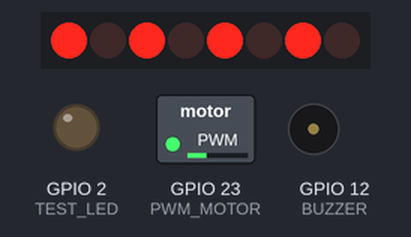
The sketch below on a simulated ESP32. Parts: 8 shift-register outputs drawn as a row of LEDs (first output left, lit = HIGH), switched loads named in the sketch (green lamp = pin HIGH), output pins drawn as LEDs (lit = HIGH), buzzer (waves = sounding, pin HIGH). Wiring (inferred from the names in the program): shift register (74HC595): data GPIO 25; shift clock GPIO 32; latch GPIO 33. Wiring (inferred from the signals the program sends): row of LEDs: on Q0, Q1, Q2, Q3, Q4, Q5, Q6, Q7. Pins used as bus, display or sensor lines are not drawn.

Above: at 2.4 s.
At 3.8 s:
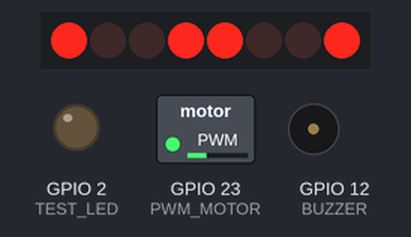
At 5.3 s:
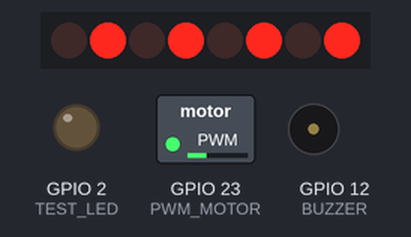
At 6.8 s:
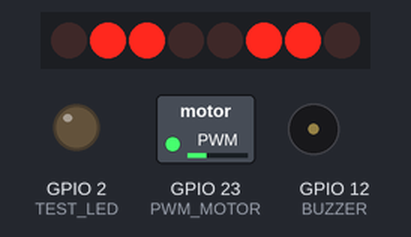
At 10.0 s:
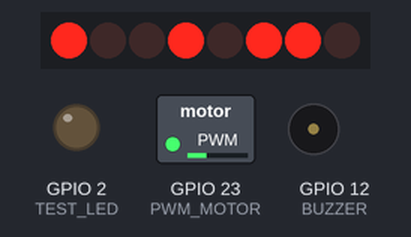
At 14.4 s:
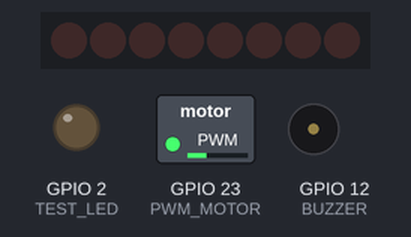
Timing chart, 0 to 17.2 s (numbered marks = the images above):
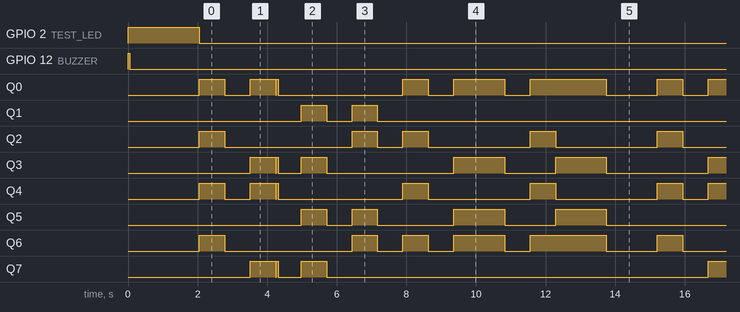

Measured:
- by itself, Q1: repeats every 13.2 s: LOW 0.73 s, HIGH 0.73 s, LOW 11.0 s, HIGH 0.73 s
- by itself, Q2: repeats every 13.2 s: LOW 3.7 s, HIGH 0.73 s, LOW 0.73 s, 2 × (HIGH 0.73 s, LOW 2.9 s), HIGH 0.73 s
- by itself, Q4: repeats every 13.2 s: LOW 0.73 s, HIGH 0.73 s, LOW 0.02 s, HIGH 0.06 s, LOW 3.6 s, 2 × (HIGH 0.73 s, LOW 2.9 s), HIGH 0.73 s
- by itself, Q5: repeats every 13.2 s: LOW 0.73 s, HIGH 0.73 s, LOW 2.2 s, HIGH 1.5 s, LOW 1.5 s, HIGH 1.5 s, LOW 4.4 s, HIGH 0.73 s
- by itself, Q6: repeats every 13.2 s: LOW 3.7 s, 2 × (HIGH 0.73 s, LOW 0.73 s), HIGH 1.5 s, LOW 0.73 s, HIGH 2.2 s, LOW 1.5 s, HIGH 0.73 s
- by itself, Q7: repeats every 13.2 s: LOW 0.02 s, HIGH 0.06 s, LOW 0.66 s, HIGH 0.73 s, LOW 11.0 s, HIGH 0.73 s
- by itself, Q3: repeats every 13.2 s: LOW 0.02 s, HIGH 0.06 s, LOW 0.66 s, HIGH 0.73 s, LOW 3.7 s, HIGH 1.5 s, LOW 1.5 s, HIGH 1.5 s, LOW 2.9 s, HIGH 0.73 s
- by itself, Q0: repeats every 13.2 s: LOW 0.73 s, HIGH 0.73 s, LOW 0.02 s, HIGH 0.06 s, LOW 3.6 s, HIGH 0.73 s, LOW 0.73 s, HIGH 1.5 s, LOW 0.73 s, HIGH 2.2 s, LOW 1.5 s, HIGH 0.73 s

The sketch:

secuencia_rotacion.ino
```cpp
// (licence header left out)
// Definición de pines
#define   M1_sensor   36
#define   M2_sensor   39
#define   M3_sensor   34
#define   M4_sensor   35

#define   PWM_MOTOR   23

#define   TEST_LED    2

#define   SCL_GYRO    22
#define   SDA_GYRO    21

#define   TX_RPI  17
#define   RX_RPI  16

#define   SHIFT   32
#define   LATCH   33
#define   DATA    25

#define   BUZZER  12

#define   EN1A    26
#define   EN1B    27
#define   EN2A    14
#define   EN2B    13
#define   EN3A    19
#define   EN3B    4
#define   EN4A    5
#define   EN4B    18

// Declaración de palabras claves
#define   STP     0
#define   FWD     1
#define   REV     2

#define   M1      1
#define   M2      2
#define   M3      3
#define   M4      4

// Memoria enviada al registro de desplazamiento
// Contiene activacion/desactivacion de cada motor
byte motor_register = 0;

// Valor del ancho de pulso (0-255)
#define   PWMval  80

unsigned long actual_time = 0;

int secuencia = 0;

void motor_control(byte id, byte dir){
    //M1: motor 1 (1)
    //M2: motor 2 (2)
    //M3: motor 3 (3)
    //M4: motor 4 (4)
    //STP: detener (0)
    //FWD: adelante (1)
    //REV: reversa (2)

    byte bit1;
    byte bit2;

    switch(id){
        case M1:  bit1 = 0;
                  bit2 = 1;
                  break;
        case M2:  bit1 = 2;
                  bit2 = 3;
                  break;
        case M3:  bit1 = 4;
                  bit2 = 5;
                  break;
        case M4:  bit1 = 6;
                  bit2 = 7;
                  break;
        default:  bit1 = 8;
                  bit2 = 9;
    }


    if(dir == STP){
        digital_out(bit1, LOW);
        digital_out(bit2, LOW);
    }
    else if(dir == FWD){
        digital_out(bit1, HIGH);
        digital_out(bit2, LOW);
    }
    else if(dir == REV){
        digital_out(bit1, LOW);
        digital_out(bit2, HIGH);
    }
}


void digital_out(byte pin, bool state) {
    bitWrite(motor_register, pin, state);

    shiftOut(DATA, SHIFT, MSBFIRST, motor_register);

    digitalWrite(LATCH, HIGH);
    digitalWrite(LATCH, LOW);
}


void setup() {
    Serial.begin(115200);
    pinMode(PWM_MOTOR, OUTPUT);
    pinMode(TEST_LED, OUTPUT);
    pinMode(BUZZER, OUTPUT);

    pinMode(DATA, OUTPUT);
    pinMode(SHIFT, OUTPUT);
    pinMode(LATCH, OUTPUT);

    ledcSetup(/*ledChannel*/0, /*freq*/100, /*resolution*/8);
    ledcAttachPin(PWM_MOTOR, /*ledChannel*/0);

    digitalWrite(LATCH, LOW);
    for(int i=0; i<8; i++) digital_out(i, LOW);

    ledcWrite(/*ledChannel*/0, /*value*/PWMval);

    digitalWrite(TEST_LED, HIGH);
    digitalWrite(BUZZER, HIGH);
    delay(50);
    digitalWrite(BUZZER, LOW);
    delay(2000);
    digitalWrite(TEST_LED, LOW);
}


void loop() {
    if(millis() > actual_time + 730){
        actual_time = millis();
        secuencia++;

        switch(secuencia){
          case 1:   avanzar();break;
          case 2:   parar();break;
          case 3:   izquierda();break;
          case 4:   parar();break;
          case 5:   retroceder();break;
          case 6:   parar();break;
          case 7:   derecha();break;
          case 8:   parar();break;
          case 9:   avanzar();break;
          case 10:   parar();break;
          case 11:   giro_derecha();break;
          case 12:   giro_derecha(); break;
          case 13:   parar();break;
          case 14:   avanzar();break;
          case 15:  giro_derecha();break;
          case 16:  giro_derecha();break;
          case 17:   parar();break;
          case 18:   parar();break;
        }

        if(secuencia > 17) secuencia = 0;
    }

}

void avanzar(){
    motor_control(M1, FWD);
    motor_control(M2, FWD);
    motor_control(M3, FWD);
    motor_control(M4, FWD);
}

void retroceder(){
    motor_control(M1, REV);
    motor_control(M2, REV);
    motor_control(M3, REV);
    motor_control(M4, REV);
}

void parar(){
    motor_control(M1, STP);
    motor_control(M2, STP);
    motor_control(M3, STP);
    motor_control(M4, STP);
}

void izquierda(){
    motor_control(M1, FWD);
    motor_control(M2, REV);
    motor_control(M3, FWD);
    motor_control(M4, REV);
}

void derecha(){
    motor_control(M1, REV);
    motor_control(M2, FWD);
    motor_control(M3, REV);
    motor_control(M4, FWD);
}

void giro_izquierda(){
    motor_control(M1, REV);
    motor_control(M2, FWD);
    motor_control(M3, FWD);
    motor_control(M4, REV);
}

void giro_derecha(){
    motor_control(M1, FWD);
    motor_control(M2, REV);
    motor_control(M3, REV);
    motor_control(M4, FWD);
}

void diagonal_derecha(){
    motor_control(M1, FWD);
    motor_control(M2, STP);
    motor_control(M3, FWD);
    motor_control(M4, STP);
}

void diagonal_izquierda(){
    motor_control(M1, STP);
    motor_control(M2, FWD);
    motor_control(M3, STP);
    motor_control(M4, FWD);
}
```
